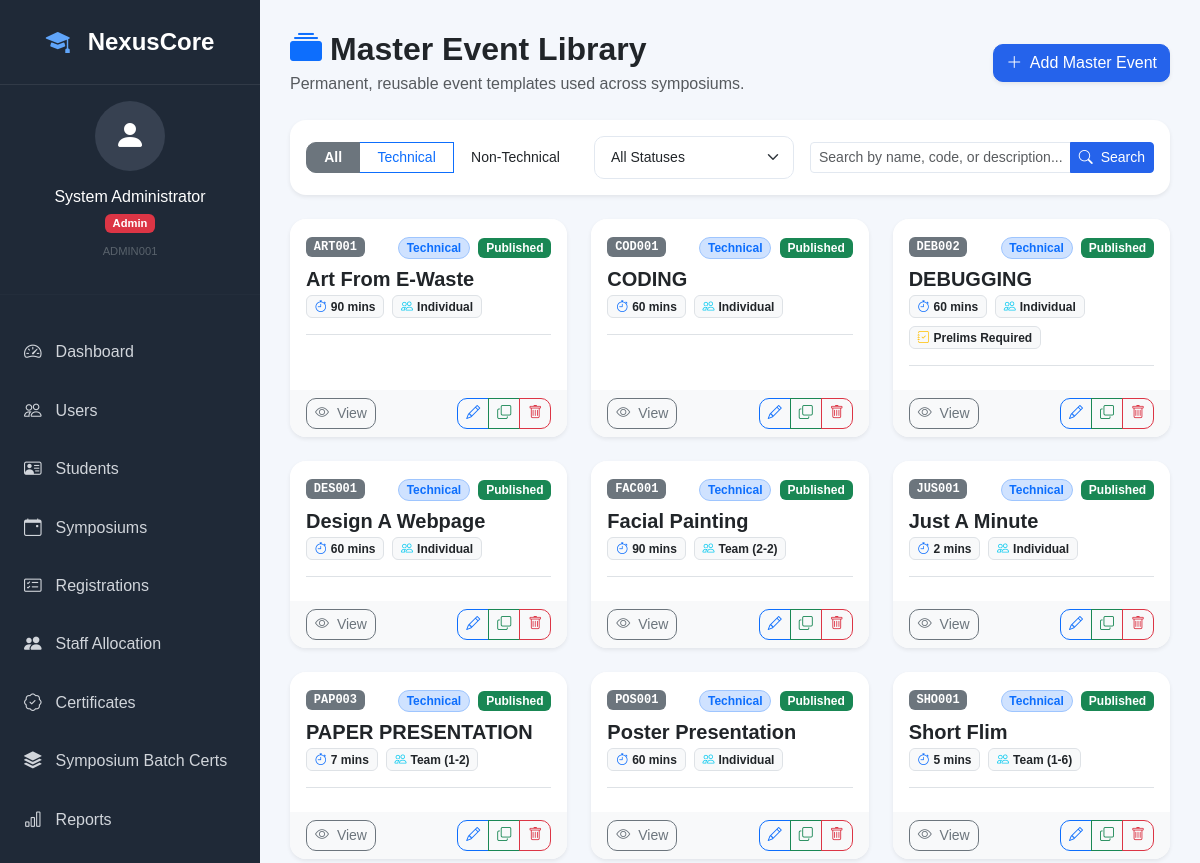
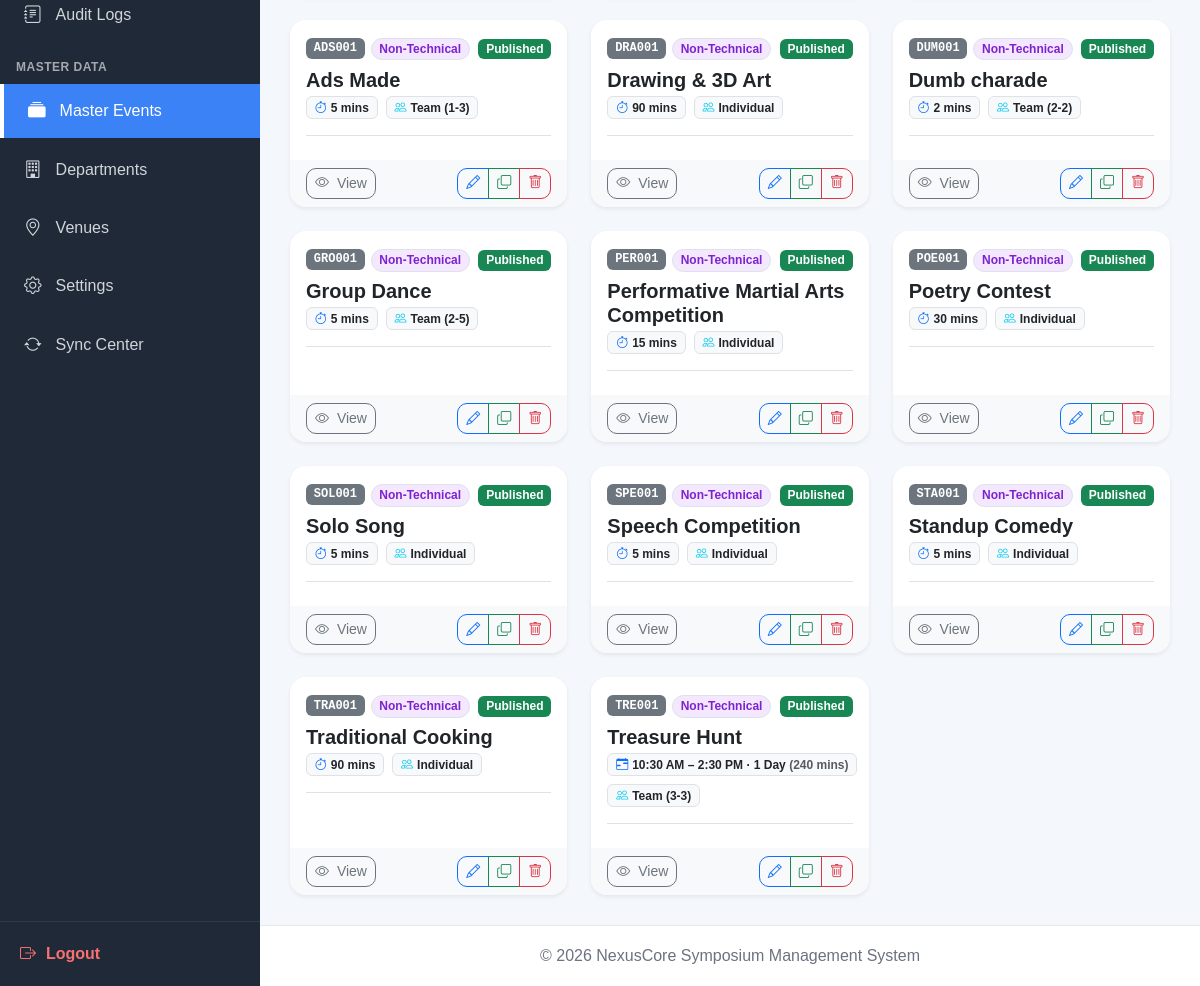
The app's page /admin/events (signed in) with its own data (2 pictures, top to bottom).
### tables this page shows
CREATE TABLE `master_events` (
  `event_id` bigint(20) NOT NULL AUTO_INCREMENT,
  `parent_event_id` bigint(20) DEFAULT NULL,
  `event_code` varchar(20) NOT NULL,
  `event_name` varchar(150) NOT NULL,
  `category` enum('Technical','Non-Technical') NOT NULL DEFAULT 'Technical',
  `participation_type` enum('Individual','Team','Both') NOT NULL DEFAULT 'Individual',
  `min_team_size` tinyint(3) unsigned NOT NULL DEFAULT 1,
  `max_team_size` tinyint(3) unsigned NOT NULL DEFAULT 1,
  `duration_type` enum('minutes','time_slot') NOT NULL DEFAULT 'minutes',
  `duration_minutes` int(11) DEFAULT NULL,
  `start_time` time DEFAULT NULL,
  `end_time` time DEFAULT NULL,
  `duration_days` int(11) NOT NULL DEFAULT 1,
  `description` text DEFAULT NULL,
  `default_instructions` text DEFAULT NULL,
  `requires_prelims` tinyint(1) NOT NULL DEFAULT 0,
  `supports_registration` tinyint(1) NOT NULL DEFAULT 1,
  `supports_attendance` tinyint(1) NOT NULL DEFAULT 1,
  `supports_evaluation` tinyint(1) NOT NULL DEFAULT 1,
  `supports_certificates` tinyint(1) NOT NULL DEFAULT 1,
  `supports_tie_break` tinyint(1) NOT NULL DEFAULT 0,
  `judging_method` enum('Marks','Rubrics','Voting','Mixed') NOT NULL DEFAULT 'Marks',
  `maximum_score` decimal(5,2) NOT NULL DEFAULT 100.00,
  `status` enum('Draft','Published','Archived') NOT NULL DEFAULT 'Draft',
  `effective_from` date DEFAULT NULL,
  `is_deleted` tinyint(1) NOT NULL DEFAULT 0,
  `deleted_at` datetime DEFAULT NULL,
  `deleted_by` bigint(20) DEFAULT NULL,
  `created_by` bigint(20) NOT NULL,
  `created_at` timestamp NOT NULL DEFAULT current_timestamp(),
  `updated_at` timestamp NOT NULL DEFAULT current_timestamp() ON UPDATE current_timestamp(),
  PRIMARY KEY (`event_id`),
  UNIQUE KEY `uq_event_code` (`event_code`),
  KEY `idx_me_category` (`category`),
  KEY `idx_me_status` (`status`),
  KEY `idx_me_code` (`event_code`),
  KEY `fk_me_parent` (`parent_event_id`),
  KEY `fk_me_created_by` (`created_by`),
  KEY `fk_me_deleted_by` (`deleted_by`),
  CONSTRAINT `fk_me_created_by` FOREIGN KEY (`created_by`) REFERENCES `users` (`user_id`),
  CONSTRAINT `fk_me_deleted_by` FOREIGN KEY (`deleted_by`) REFERENCES `users` (`user_id`) ON DELETE SET NULL,
  CONSTRAINT `fk_me_parent` FOREIGN KEY (`parent_event_id`) REFERENCES `master_events` (`event_id`) ON DELETE SET NULL
);

### templates/admin/events/index.php (the view, shortened to what the rows shown need)
<?php
$events     = $events ?? [];
?>
<div class="d-flex justify-content-between align-items-center mb-4">
    <div>
        <h2 class="fw-bold mb-1">
            <i class="bi bi-collection-fill text-primary me-2"></i>Master Event Library
        </h2>
    </div>
</div>
<?php if (empty($events)): ?>
    <div class="card border-0 shadow-sm text-center py-5">
        <div class="card-body">
            <i class="bi bi-folder-x text-muted display-4"></i>
            <h5 class="mt-3 text-muted">No Master Events Found</h5>
            <p class="text-muted small">Try clearing filters or add your first master event template.</p>
            <a href="<?= base_url() ?>/admin/events/create" class="btn btn-sm btn-primary">
                <i class="bi bi-plus-lg me-1"></i> Create Event Template
            </a>
        </div>
    </div>
<?php else: ?>
    <div class="row g-4">
        <?php foreach ($events as $evt): ?>
            <div class="col-md-6 col-lg-4">
                <div class="card h-100 border-0 shadow-sm hover-shadow transition">
                    <div class="card-header bg-white border-bottom-0 pt-3 pb-0 d-flex justify-content-between align-items-center">
                        <span class="badge bg-secondary font-monospace"><?= htmlspecialchars($evt['event_code']) ?></span>
                        <div>
                            <?php if ($evt['category'] === 'Technical'): ?>
                                <span class="badge bg-primary-subtle text-primary border border-primary-subtle rounded-pill">Technical</span>
                            <?php else: ?>
                                <span class="badge bg-purple-subtle text-purple border border-purple-subtle rounded-pill" style="background-color: #f3e8ff; color: #7e22ce;">Non-Technical</span>
                            <?php endif; ?>
                            <?php
                                $statusBadge = match($evt['status']) {
                                    'Published' => 'bg-success',
                                    'Draft'     => 'bg-warning text-dark',
                                    'Archived'  => 'bg-secondary',
                                    default     => 'bg-info',
                                };
                            ?>
                            <span class="badge <?= $statusBadge ?> ms-1"><?= htmlspecialchars($evt['status']) ?></span>
                        </div>
                    </div>
                    <div class="card-body pt-2">
                        <h5 class="fw-bold text-dark mb-1">
                            <a href="<?= base_url() ?>/admin/events/view?id=<?= $evt['event_id'] ?>" class="text-decoration-none text-dark hover-primary">
                                <?= htmlspecialchars($evt['event_name']) ?>
                            </a>
                        </h5>
                        <div class="d-flex flex-wrap gap-2 mb-3">
                            <span class="badge bg-light text-dark border">
                                <?php
                                    $durType = $evt['duration_type'] ?? 'minutes';
                                    if ($durType === 'minutes') {
                                        $mins = (int)($evt['duration_minutes'] ?? 0);
                                        echo '<i class="bi bi-stopwatch me-1 text-primary"></i>';
                                        echo '<strong>' . $mins . '</strong> mins';
                                    } else {
                                        $st = $evt['start_time'] ?? '';
                                        $et = $evt['end_time'] ?? '';
                                        $dd = (int)($evt['duration_days'] ?? 1);
                                        if ($st && $et) {
                                            $fmtT = function($t) { [$h,$m] = explode(':',$t); $h=(int)$h; return ($h%12?:12).":$m".($h<12?' AM':' PM'); };
                                            [$sh,$sm] = array_map('intval', explode(':', $st));
                                            [$eh,$em] = array_map('intval', explode(':', $et));
                                            $totalMins = (($eh * 60 + $em) - ($sh * 60 + $sm)) * $dd;
                                            echo '<i class="bi bi-calendar-range me-1 text-primary"></i>';
                                            echo htmlspecialchars($fmtT($st)).' – '.htmlspecialchars($fmtT($et));
                                            echo ' · '.$dd.($dd>1?' Days':' Day');
                                            if ($totalMins > 0) echo ' <span class="text-muted">('.$totalMins.' mins)</span>';
                                        } else {
                                            echo '<i class="bi bi-clock me-1 text-primary"></i>Not set';
                                        }
                                    }
                                ?>
                            </span>
                            <span class="badge bg-light text-dark border">
                                <i class="bi bi-people me-1 text-info"></i><?= htmlspecialchars($evt['participation_type']) ?>
                                <?php if ($evt['participation_type'] !== 'Individual'): ?>
                                    (<?= (int)$evt['min_team_size'] ?>-<?= (int)$evt['max_team_size'] ?>)
                                <?php endif; ?>
                            </span>
                            <?php if (!empty($evt['requires_prelims'])): ?>
                                <span class="badge bg-light text-dark border">
                                    <i class="bi bi-journal-check me-1 text-warning"></i>Prelims Required
                                </span>
                            <?php endif; ?>
                        </div>
                        <div class="border-top pt-2 d-flex justify-content-between align-items-center text-muted small">
                        </div>
                    </div>
                    <div class="card-footer bg-light border-top-0 d-flex justify-content-between align-items-center">
                        <a href="<?= base_url() ?>/admin/events/view?id=<?= $evt['event_id'] ?>" class="btn btn-sm btn-outline-secondary">
                            <i class="bi bi-eye me-1"></i> View
                        </a>
                        <div class="btn-group btn-group-sm">
                            <a href="<?= base_url() ?>/admin/events/edit?id=<?= $evt['event_id'] ?>" class="btn btn-outline-primary" title="Edit Template">
                                <i class="bi bi-pencil"></i>
                            </a>
                            <button type="button" class="btn btn-outline-success" title="Clone Template"
                                    onclick="openCloneModal(<?= $evt['event_id'] ?>, '<?= htmlspecialchars(addslashes($evt['event_name'])) ?>')">
                                <i class="bi bi-copy"></i>
                            </button>
                            <button type="button" class="btn btn-outline-danger" title="Delete Template"
                                    onclick="openDeleteModal(<?= $evt['event_id'] ?>, '<?= htmlspecialchars(addslashes($evt['event_name'])) ?>')">
                                <i class="bi bi-trash"></i>
                            </button>
                        </div>
                    </div>
                </div>
            </div>
        <?php endforeach; ?>
    </div>
<?php endif; ?>

### records on screen
master_events: event_code "ART001", category "Technical", status "Published", event_name "Art From E-Waste", duration_minutes "90", participation_type "Individual"
master_events: event_code "COD001", category "Technical", status "Published", event_name "CODING", duration_minutes "60", participation_type "Individual"
master_events: event_code "DEB002", category "Technical", status "Published", event_name "DEBUGGING", duration_minutes "60", participation_type "Individual", requires_prelims 1 (drawn)
master_events: event_code "DES001", category "Technical", status "Published", event_name "Design A Webpage", duration_minutes "60", participation_type "Individual"
master_events: event_code "FAC001", category "Technical", status "Published", event_name "Facial Painting", duration_minutes "90", participation_type "Team", min_team_size "2", max_team_size "2"
master_events: event_code "JUS001", category "Technical", status "Published", event_name "Just A Minute", duration_minutes "2", participation_type "Individual"
master_events: event_code "PAP003", category "Technical", status "Published", event_name "PAPER PRESENTATION", duration_minutes "7", participation_type "Team", min_team_size "1", max_team_size "2"
master_events: event_code "POS001", category "Technical", status "Published", event_name "Poster Presentation", duration_minutes "60", participation_type "Individual"
master_events: event_code "SHO001", category "Technical", status "Published", event_name "Short Flim", duration_minutes "5", participation_type "Team", min_team_size "1", max_team_size "6"
master_events: event_code "ADS001", category "Non-Technical", status "Published", event_name "Ads Made", duration_minutes "5", participation_type "Team", min_team_size "1", max_team_size "3"
master_events: event_code "DRA001", category "Non-Technical", status "Published", event_name "Drawing & 3D Art", duration_minutes "90", participation_type "Individual"
master_events: event_code "DUM001", category "Non-Technical", status "Published", event_name "Dumb charade", duration_minutes "2", participation_type "Team", min_team_size "2", max_team_size "2"
master_events: event_code "GRO001", category "Non-Technical", status "Published", event_name "Group Dance", duration_minutes "5", participation_type "Team", min_team_size "2", max_team_size "5"
master_events: event_code "PER001", category "Non-Technical", status "Published", event_name "Performative Martial Arts Competition", duration_minutes "15", participation_type "Individual"
master_events: event_code "POE001", category "Non-Technical", status "Published", event_name "Poetry Contest", duration_minutes "30", participation_type "Individual"
master_events: event_code "SOL001", category "Non-Technical", status "Published", event_name "Solo Song", duration_minutes "5", participation_type "Individual"
master_events: event_code "SPE001", category "Non-Technical", status "Published", event_name "Speech Competition", duration_minutes "5", participation_type "Individual"
master_events: event_code "STA001", category "Non-Technical", status "Published", event_name "Standup Comedy", duration_minutes "5", participation_type "Individual"
master_events: event_code "TRA001", category "Non-Technical", status "Published", event_name "Traditional Cooking", duration_minutes "90", participation_type "Individual"
master_events: event_code "TRE001", category "Non-Technical", status "Published", event_name "Treasure Hunt", start_time "10:30 AM", end_time "2:30 PM", duration_days "1", shows "Day", duration_days "240", participation_type "Team", min_team_size "3", max_team_size "3"

### other values on screen
$loggedInUser['full_name'] "System Administrator"
$currentRole "Admin"
$loggedInUser['employee_id'] "ADMIN001"
$item['title'] "Dashboard"
$item['title'] "Users"
$item['title'] "Students"
$item['title'] "Symposiums"
$item['title'] "Registrations"
$item['title'] "Staff Allocation"
$item['title'] "Certificates"
$item['title'] "Symposium Batch Certs"
$item['title'] "Reports"
$item['title'] "Audit Logs"
$item['title'] "MASTER DATA"
$item['title'] "Master Events"
